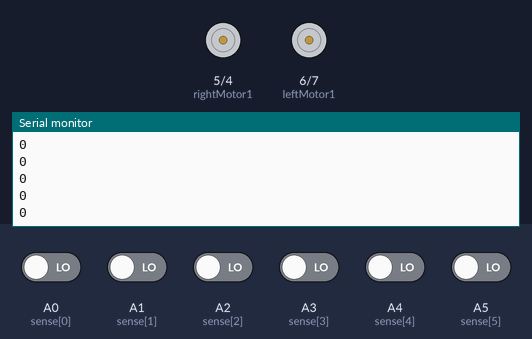
A sketch run on a simulated Arduino Uno, built with avr-gcc and run on an emulated ATmega328P. Shown: motor-driver pin pairs drawn as motors (green arrow = first pin HIGH = forward, orange = second pin HIGH = backward, longer = more drive, scaled by the enable pin), the last lines printed to the serial monitor. The test bench sets the inputs (shaded band); at power-on: A0 (sense[0]), A1 (sense[1]), A2 (sense[2]), A3 (sense[3]), A4 (sense[4]), A5 (sense[5]) LOW.

Above: at 1.2 s.
1.3 s: A0 (sense[0]) driven HIGH
At 2.0 s:
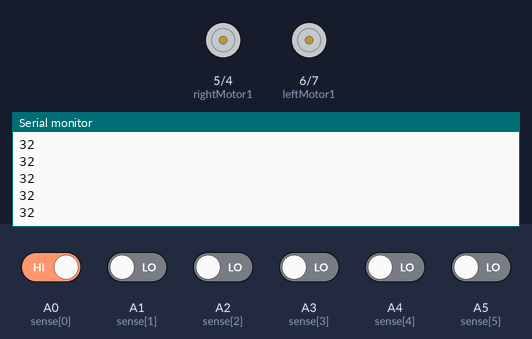
2.8 s: A1 (sense[1]) driven HIGH
At 3.6 s:
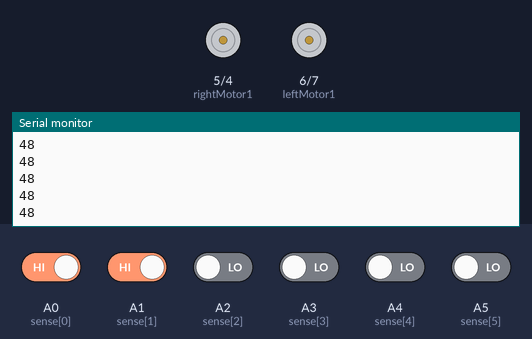
4.3 s: A3 (sense[3]) driven HIGH
At 5.0 s:
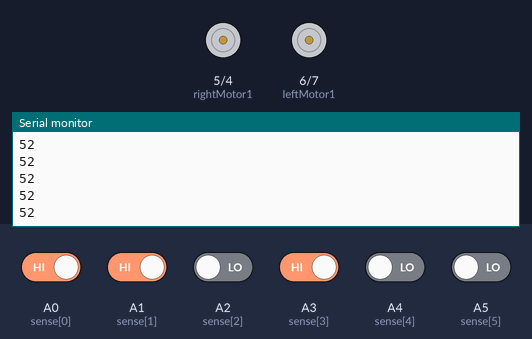
5.8 s: A2 (sense[2]) driven HIGH
At 6.7 s:
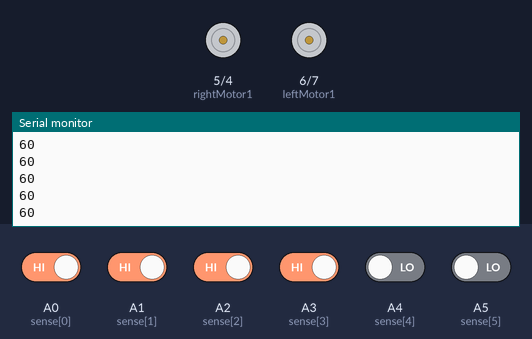
8.8 s: A5 (sense[5]) driven HIGH
At 9.5 s:
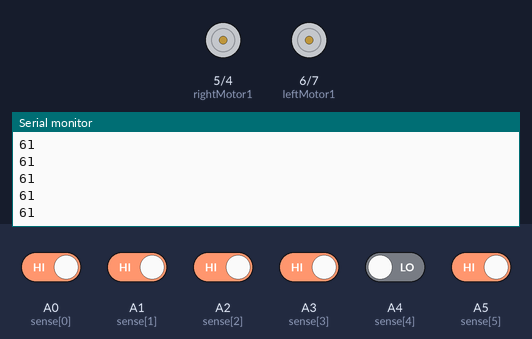
10.3 s: A5 (sense[5]) driven LOW
Timing chart, 0 to 13.3 s (numbered marks = the images above; inputs shaded):
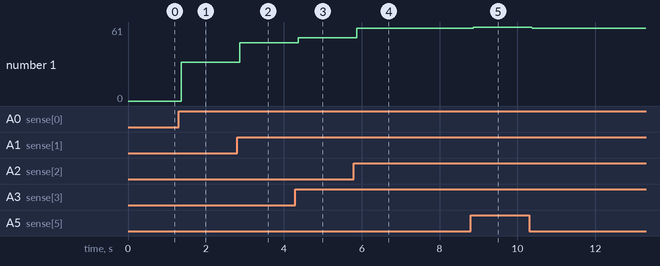

The sketch:

LineFollower.ino
```cpp
//This is code for Line follower using 6 channel sensor array.
//The code is self explanatory with proper commenting showing pins and functionality


#define Kp 20 // experiment to determine this, start by something small that just makes your bot follow the line at a slow speed
#define Kd 5 // experiment to determine this, slowly increase the speeds and adjust this value. ( Note: Kp < Kd)
#define MaxSpeed 100// max speed of the robot
#define BaseSpeed 65 // this is the speed at which the motors should spin when the robot is perfectly on the line

int prevpos;
bool flag=false;

#define speedturn 120

#define rightMotor1 5
#define rightMotor2 4
#define rightMotorPWM 8
#define leftMotor1 6
#define leftMotor2 7
#define leftMotorPWM 9

int error,motorSpeed,pos,preverr,rspeed,lspeed,correction;

int sense[]={A0,A1,A2,A3,A4,A5};
int sread[6];
int lastError = 0;

void setup() {
  // put your setup code here, to run once:
for(int i=0;i<6;i++)
pinMode(sense[i],INPUT);

  pinMode(rightMotor1, OUTPUT);
  pinMode(rightMotor2, OUTPUT);
  pinMode(rightMotorPWM, OUTPUT);
  pinMode(leftMotor1, OUTPUT);
  pinMode(leftMotor2, OUTPUT);
  pinMode(leftMotorPWM, OUTPUT);


Serial.begin(9600);


}


void loop() {
 for(int i=0;i<6;i++)
    {
      sread[i]=digitalRead(sense[i]);
      //Serial.print(sread[i]);
    }


    pos=32*sread[0]+16*sread[1]+8*sread[2]+4*sread[3]+2*sread[4]+1*sread[5];


if(pos==60||pos==62)//r turn
{


  analogWrite(leftMotor1,speedturn);
  digitalWrite(leftMotor2,LOW);

 digitalWrite(rightMotor1,LOW);
 analogWrite(rightMotor2,speedturn);


}


if(pos==31||pos==15)//l turn {

{
analogWrite(leftMotor2,speedturn);
digitalWrite(leftMotor1,LOW);

 digitalWrite(rightMotor2,LOW);
 analogWrite(rightMotor1,speedturn);


}


if(pos==12 || pos==14 ||pos==28)
error=0;
if(pos==6)
error=1; // left charivu
if(pos==52 || pos==60 )
error=-1; // right charivu
if(pos==3 || pos==2)
error=2; // left charivu
if(pos==48)
error=-2; // left charivu
if(pos==32)
error=-3; // right charivu

if(pos==1)
error=3; // right charivu


correction = Kp*error +Kd*(error-preverr);
preverr=error;

rspeed=constrain(BaseSpeed-correction,0,MaxSpeed);
lspeed=constrain(BaseSpeed+correction,0,MaxSpeed);


  Serial.println();
  Serial.println(pos);


analogWrite(leftMotor1,lspeed);
  digitalWrite(leftMotor2,LOW);

 analogWrite(rightMotor1,rspeed);
  digitalWrite(rightMotor2,LOW);


}
```

Measured:
- after the input at 1.3 s, the serial monitor: prints a new line after 0.07 s (image 1)
- after the input at 2.8 s, the serial monitor: prints a new line after 0.07 s (image 2)
- after the input at 4.3 s, the serial monitor: prints a new line after 0.07 s (image 3)
- after the input at 5.8 s, the serial monitor: prints a new line after 0.08 s (image 4)
- after the input at 8.8 s, the serial monitor: prints a new line after 0.07 s (image 5)
- plotted number 1: 0 → 32 after the input at 1.3 s, 32 → 48 after the input at 2.8 s, 48 → 52 after the input at 4.3 s, 52 → 60 after the input at 5.8 s, 60 → 61 after the input at 8.8 s
